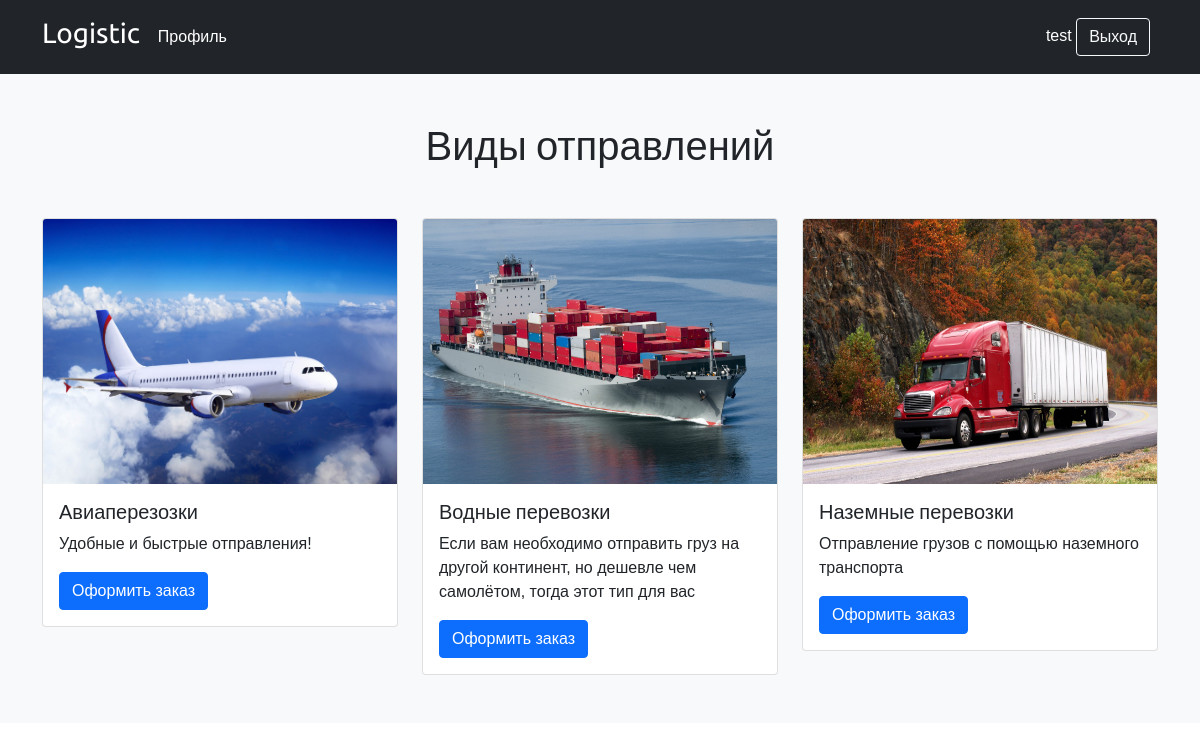
Screenshot of / (signed in) with the database file from the repository.
### mainSite/models.py (models this page shows, shortened)
class RetriveType(models.Model):
    name = models.CharField(max_length=256, null=False, blank=False, verbose_name='Наименование')
    image = models.ImageField(verbose_name='Фото', upload_to='images/category/', null=True, blank=True)
    descripton = models.TextField(verbose_name='Описание', null=False, blank=False)
    class Meta:
        verbose_name = 'Тип отправления'
        verbose_name_plural = 'Типы отправления'

### mainSite/views.py (the view)
# urls.py: 2. Add a URL to urlpatterns:  path('', views.home, name='home')
def home(request):
    retrive_type = models.RetriveType.objects.all()
    context = {
        'retrive_type':retrive_type
    }
    return render(request, 'mainSite/home.html', context)

### mainSite/templates/mainSite/home.html (shortened to what this page needs)
{% extends 'mainSite/base.html' %}
{% block content %}
<main>
    <div class="album py-5 bg-light">
      <div class="container">
        <div class="text-center mb-5"><h1>Виды отправлений</h1></div>
        <div class="row row-cols-1 row-cols-md-3 g-4">
          {% if retrive_type %}
            {% for rt in retrive_type %}
          <div class="col">
            <div class="card">
              <div class="ratio ratio-4x3">
                <img src="{{ rt.image.url }}" class="card-img-top" alt="...">
              </div>
              <div class="card-body">
                <h5 class="card-title">{{ rt.name }}</h5>
                <p class="card-text">{{ rt.descripton }}</p>
                {% if user.is_authenticated %}
                <a href="{% url 'make_order' %}"><button class="btn btn-primary" name="button_type" value="{{rt.id}}">Оформить заказ</button></a>
                {% else %}
                <a href="{% url 'login_page' %}"><button class="btn btn-primary" name="button_type" value="{{rt.id}}">Войти</button></a> <small class="text-muted">* для оформления необходимо войти в аккаунт</small>
                {% endif %}
              </div>
            </div>
          </div>
          {% endfor %}
          {% else %}
            <h1>Нет доставок!</h1>
          {% endif %}
        </div>
        </div>
      </div>
  </main>
{% endblock %}

### mainSite/templates/mainSite/base.html (shortened to what this page needs)
{% load static %}
<!DOCTYPE html>
<html lang="en">
  <head>
    <link href="https://cdn.jsdelivr.net/npm/bootstrap@5.0.1/dist/css/bootstrap.min.css" rel="stylesheet">
    <link href="{% static "css/base.css" %}" rel="stylesheet">
  </head>
  <body>
      <header class="p-3 bg-dark text-white">
        <div class="container">
          <div class="d-flex flex-wrap align-items-center justify-content-center justify-content-lg-start">
            <a href="{% url 'home' %}" class="d-flex align-items-center mb-2 mb-lg-0 text-white text-decoration-none">
              <h3>Logistic</h3>
            </a>
            <ul class="nav col-12 col-lg-auto me-lg-auto mb-2 justify-content-center mb-md-0 ml">
              {% if user.is_authenticated %}
              <li><a href="{% url 'my_order' %}" class="nav-link px-2 text-white">Профиль</a></li>
              {% endif %}
            </ul>
            {% if user.is_authenticated %}
            <div class="text-end">
                <a href="{% url 'my_order' %}" class="text-white">{{ user.get_username }}</a>
                <a href="{% url 'logout' %}"><button type="button" class="btn btn-outline-light me-2">Выход</button></a>
              </div>
            {% else %}
            <div class="text-end">
              <a href="{% url 'login_page' %}"><button type="button" class="btn btn-outline-light me-2">Вход</button></a>
              <a href="{% url 'register' %}"><button type="button" class="btn btn-warning">Регистрация</button></a>
            </div>
            {% endif %}
          </div>
        </div>
      </header>
    {% block content %}{% endblock %}
  </body>
</html>

### static/css/base.css (style rules this page uses)
body { margin:0; padding:0; font-family:helvetica, sans-serif; }
h1, h2, h3, h4, h5 , h6 { font-family: 'Ubuntu', sans-serif; font-weight:normal; }
a { text-decoration:none; color:#5993bb; }

### mainSite/templates/mainSite/base.html (style rules this page uses)
.ml { margin-left: 10px; }
main { background-color: #f8f9fa!important; }

### rows the page displays
RetriveType: image (picture), name "Авиаперезозки", descripton "Удобные и быстрые отправления!", {{ rt.id }} 1 (drawn)
RetriveType: image (picture), name "Водные перевозки", descripton "Если вам необходимо отправить груз на другой континент, но дешевле чем самолётом, тогда этот тип для вас", {{ rt.id }} 2 (drawn)
RetriveType: image (picture), name "Наземные перевозки", descripton "Отправление грузов с помощью наземного транспорта", {{ rt.id }} 3 (drawn)

### other values shown
{{ user.get_username }} "test"
